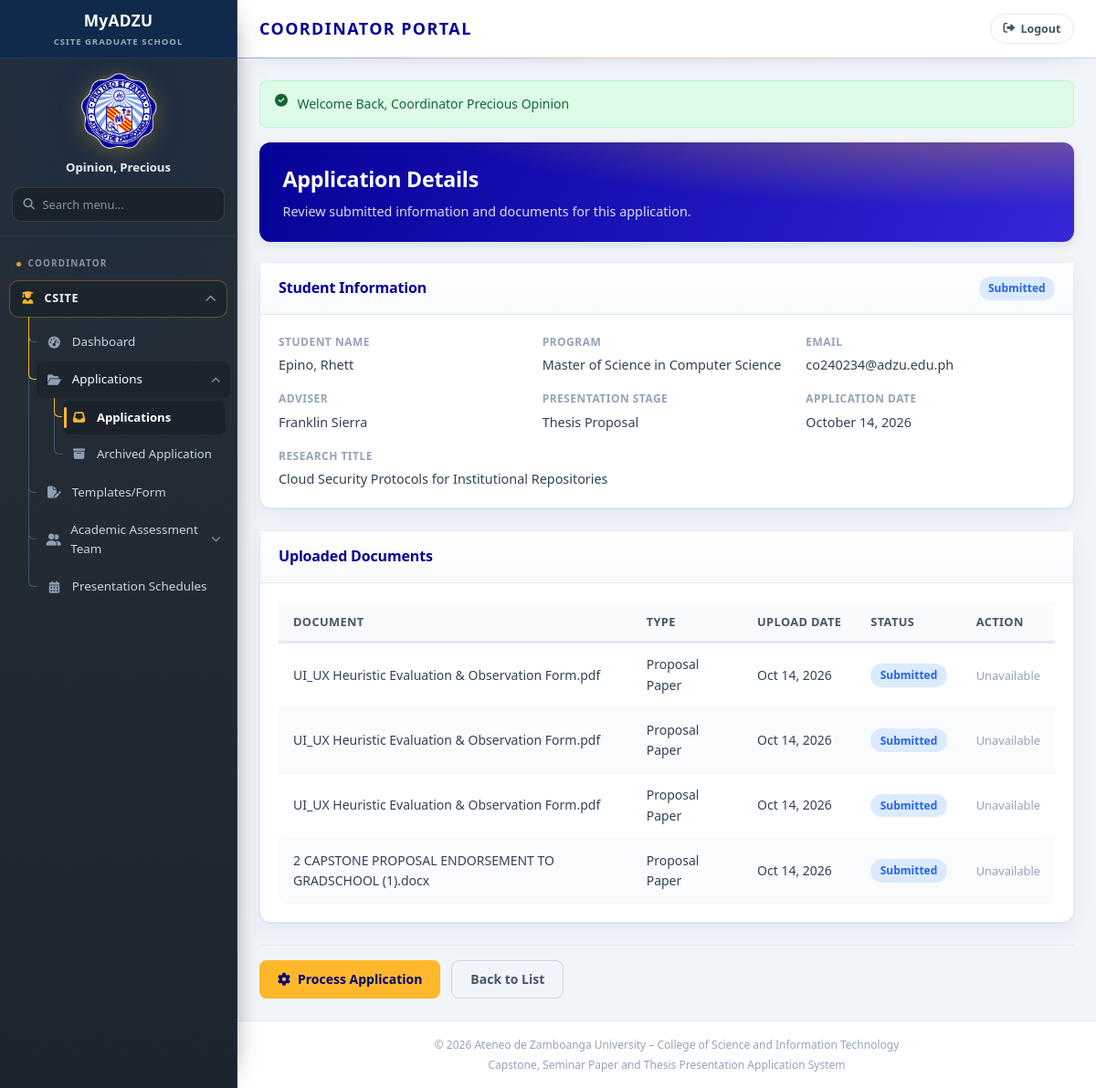
/coordinator/applications/view.php?id=30 (signed in), run on the app's committed database.
### tables this page shows
CREATE TABLE `applications` (
  `application_id` int(11) NOT NULL,
  `user_id` int(11) NOT NULL,
  `presentation_stage` varchar(100) NOT NULL,
  `paper_title` text NOT NULL,
  `status` enum('submitted','under_review','for_payment','payment_recorded','ready_for_presentation','scheduled','approved','requires_revision','completed') DEFAULT 'submitted',
  `coordinator_comment` text DEFAULT NULL,
  `grad_school_endorsed` tinyint(1) NOT NULL DEFAULT 0,
  `payment_recorded` tinyint(1) NOT NULL DEFAULT 0,
  `receipt_number` varchar(100) DEFAULT NULL,
  `payment_date` date DEFAULT NULL,
  `payment_amount` decimal(10,2) DEFAULT NULL,
  `ready_for_presentation` tinyint(1) NOT NULL DEFAULT 0,
  `workflow_state` text DEFAULT NULL,
  `result` varchar(50) DEFAULT NULL,
  `submitted_at` timestamp NOT NULL DEFAULT current_timestamp(),
  `updated_at` timestamp NOT NULL DEFAULT current_timestamp() ON UPDATE current_timestamp(),
  `archived_at` timestamp NULL DEFAULT NULL
);

CREATE TABLE `users` (
  `user_id` int(11) NOT NULL,
  `full_name` varchar(150) NOT NULL,
  `email` varchar(100) NOT NULL,
  `password` varchar(255) NOT NULL,
  `role` enum('student','coordinator','panel','adviser') NOT NULL,
  `created_at` timestamp NOT NULL DEFAULT current_timestamp()
);

CREATE TABLE `students` (
  `student_id` int(11) NOT NULL,
  `user_id` int(11) NOT NULL,
  `first_name` varchar(50) NOT NULL,
  `last_name` varchar(50) NOT NULL,
  `middle_initial` varchar(5) DEFAULT NULL,
  `age` int(11) NOT NULL,
  `gender` varchar(20) NOT NULL,
  `program` varchar(100) NOT NULL,
  `track` enum('thesis','capstone','seminar') NOT NULL,
  `adviser_name` varchar(150) DEFAULT NULL,
  `enrollment_date` date DEFAULT NULL,
  `archived_at` timestamp NULL DEFAULT NULL
);

CREATE TABLE `application_documents` (
  `document_id` int(11) NOT NULL,
  `application_id` int(11) DEFAULT NULL,
  `user_id` int(11) NOT NULL,
  `stage` varchar(100) NOT NULL,
  `document_type` varchar(150) NOT NULL,
  `original_name` varchar(255) NOT NULL,
  `stored_name` varchar(255) NOT NULL,
  `mime_type` varchar(100) DEFAULT NULL,
  `file_size` int(11) NOT NULL DEFAULT 0,
  `status` enum('submitted','verified','incomplete','revision') NOT NULL DEFAULT 'submitted',
  `uploaded_at` timestamp NOT NULL DEFAULT current_timestamp()
);

### includes/config/db.php (called while the page is built, shortened)
<?php
class DB {
    private static $pdo = null;
    public static function getConnection() {
        if (self::$pdo === null) {
            $host = 'localhost';
            $db   = 'csite_grad_school';
            $user = 'root';
            $pass = '';
            $port = '3306';
            $dsn = "mysql:host=$host;port=$port;dbname=$db;charset=utf8mb4";
            try {
                self::$pdo = new PDO($dsn, $user, $pass, [
                    PDO::ATTR_ERRMODE            => PDO::ERRMODE_EXCEPTION,
                    PDO::ATTR_DEFAULT_FETCH_MODE => PDO::FETCH_ASSOC,
                    PDO::ATTR_EMULATE_PREPARES   => false,
                ]);
            } catch (PDOException $e) {
                die("Database Connection Error: " . $e->getMessage());
            }
        }
        return self::$pdo;
    }
}

### includes/config/modules/43-database-bridge.php (called while the page is built, shortened)
<?php
function databaseDocuments(?int $applicationId = null, int $userId = 0, bool $includeUnlinked = true): array {
    try {
        $pdo = DB::getConnection();
        $where = [];
        $params = [];
        if ($applicationId !== null && $applicationId > 0) {
            if ($userId > 0 && $includeUnlinked) {
                $where[] = '(d.application_id = :application_id OR (d.application_id IS NULL AND d.user_id = :user_id))';
                $params['application_id'] = $applicationId;
                $params['user_id'] = $userId;
            } else {
                $where[] = 'd.application_id = :application_id';
                $params['application_id'] = $applicationId;
            }
        } elseif ($userId > 0) {
            $where[] = 'd.user_id = :user_id';
            $params['user_id'] = $userId;
        } else {
            return [];
        }
        $sql = 'SELECT d.document_id, d.application_id, d.user_id, d.stage, d.document_type,
                       d.original_name, d.stored_name, d.mime_type, d.file_size, d.status, d.uploaded_at,
                       u.email AS studentEmail
                FROM application_documents d
                INNER JOIN users u ON u.user_id = d.user_id
                WHERE ' . implode(' AND ', $where) . '
                ORDER BY d.uploaded_at DESC, d.document_id DESC';
        $stmt = $pdo->prepare($sql);
        $stmt->execute($params);
        return array_map(
            static fn($row) => normalizeDatabaseDocument($row, (string) ($row['studentEmail'] ?? '')),
            $stmt->fetchAll()
        );
    } catch (Throwable $e) {
        return [];
    }
}
function uploadStoragePath(array $upload): ?string {
    $stored = basename((string) ($upload['storedFile'] ?? $upload['stored_name'] ?? ''));
    $baseDir = dirname(__DIR__, 3) . DIRECTORY_SEPARATOR . 'storage' . DIRECTORY_SEPARATOR;
    $path = $baseDir . $stored;
    $pathUploads = $baseDir . 'uploads' . DIRECTORY_SEPARATOR . $stored;
    return null;
}
function uploadsForApplication(int $id): array {
    $userId = 0;
    if (class_exists('DB') && $id > 0) {
        try {
            $stmt = DB::getConnection()->prepare('SELECT user_id FROM applications WHERE application_id = :id LIMIT 1');
            $stmt->execute(['id' => $id]);
            $userId = (int) ($stmt->fetchColumn() ?: 0);
        } catch (Throwable $e) {
            $userId = 0;
        }
    }
    $sessionUploads = array_values(array_filter(storeGet('uploads'), static function ($u) use ($id) {
        return (int) ($u['applicationId'] ?? 0) === $id;
    }));
    $dbUploads = databaseDocuments($id, $userId, $userId > 0);
    $merged = [];
    foreach ($dbUploads as $u) {
        $key = (string) ($u['storedFile'] ?? '');
        $merged[] = $u;
    }
    return $merged;
}

### includes/config/modules/25-prototype-store.php (called while the page is built, shortened)
<?php
function storeGet(string $key, array $default = []): array {
    return $_SESSION[$key] ?? $default;
}

### includes/config/modules/41-documents.php (called while the page is built, shortened)
<?php
function normalizeDatabaseDocument(array $row, string $email = ''): array {
    return [
        'id'            => (string) ($row['document_id'] ?? $row['id'] ?? ''),
        'user_id'       => isset($row['user_id']) ? (int) $row['user_id'] : null,
        'applicationId' => isset($row['application_id']) && $row['application_id'] !== null ? (int) $row['application_id'] : null,
        'studentEmail'  => strtolower($email !== '' ? $email : (string) ($row['studentEmail'] ?? $row['email'] ?? '')),
        'fileName'      => (string) ($row['original_name'] ?? $row['fileName'] ?? ''),
        'docType'       => (string) ($row['document_type'] ?? $row['docType'] ?? ''),
        'stage'         => (string) ($row['stage'] ?? ''),
        'size'          => (int) ($row['file_size'] ?? $row['size'] ?? 0),
        'date'          => (string) ($row['uploaded_at'] ?? $row['date'] ?? ''),
        'status'        => (string) ($row['status'] ?? 'submitted'),
        'notes'         => (string) ($row['notes'] ?? ''),
        'storedFile'    => (string) ($row['stored_name'] ?? $row['storedFile'] ?? ''),
        'mimeType'      => (string) ($row['mime_type'] ?? $row['mimeType'] ?? ''),
        'source'        => 'db',
    ];
}

### coordinator/applications/view.php (the view, shortened to what this page needs)
<?php
require_once __DIR__ . '/../../includes/config/db.php';
if (!isset($pdo) || !($pdo instanceof PDO)) {
    try {
        $dbHost = defined('DB_HOST') ? DB_HOST : 'localhost';
        $dbUser = defined('DB_USER') ? DB_USER : 'root';
        $dbPass = defined('DB_PASS') ? DB_PASS : '';
        $dbName = defined('DB_NAME') ? DB_NAME : 'csite_grad_school';
        $pdo = new PDO("mysql:host={$dbHost};dbname={$dbName};charset=utf8mb4", $dbUser, $dbPass, [
            PDO::ATTR_ERRMODE => PDO::ERRMODE_EXCEPTION,
            PDO::ATTR_DEFAULT_FETCH_MODE => PDO::FETCH_ASSOC,
        ]);
    } catch (PDOException $e) {
        $pdo = null;
    }
}
$appId = (int) ($_GET['id'] ?? 0);
$app = null;
if ($pdo && $appId > 0) {
    try {
        $stmt = $pdo->prepare("
            SELECT
                a.application_id AS id,
                COALESCE(
                    NULLIF(TRIM(CONCAT(s.last_name, ', ', s.first_name, IF(s.middle_initial IS NULL OR TRIM(REPLACE(s.middle_initial, '.', '')) = '', '', CONCAT(' ', TRIM(REPLACE(s.middle_initial, '.', '')))))), ''),
                    u.full_name
                ) AS student,
                u.email AS studentEmail,
                COALESCE(s.program, 'Graduate Program') AS program,
                s.adviser_name AS adviser,
                a.presentation_stage AS stage,
                a.paper_title AS title,
                a.submitted_at AS date,
                a.status
            FROM applications a
            JOIN users u ON u.user_id = a.user_id
            LEFT JOIN students s ON s.user_id = u.user_id
            WHERE a.application_id = :id
            LIMIT 1
        ");
        $stmt->execute([':id' => $appId]);
        $app = $stmt->fetch();
    } catch (PDOException $e) {
        $app = null;
    }
}
$uploads = ($app && function_exists('uploadsForApplication')) ? uploadsForApplication((int) $app['id']) : [];
require_once __DIR__ . '/../../includes/layout/header.php';
?>
<div class="page-header page-banner">
    <h2>Application Details</h2>
    <p>Review submitted information and documents for this application.</p>
</div>
<?php if (!$app): ?>
<div class="alert alert-warning"><i class="fas fa-info-circle"></i> No application selected.</div>
<?php else: ?>
<div class="card">
    <div class="card-header">
        <h3>Student Information</h3>
        <?= statusBadge($app['status']) ?>
    </div>
    <div class="card-body">
        <div class="detail-grid">
            <div class="detail-item"><label>Student Name</label><span><?= htmlspecialchars($app['student']) ?></span></div>
            <div class="detail-item"><label>Program</label><span><?= htmlspecialchars(PROGRAMS[$app['program']] ?? $app['program']) ?></span></div>
            <div class="detail-item"><label>Email</label><span><?= htmlspecialchars($app['studentEmail'] ?? '—') ?></span></div>
            <div class="detail-item"><label>Adviser</label><span><?= htmlspecialchars(!empty($app['adviser']) ? $app['adviser'] : ($student['adviser'] ?? '—')) ?></span></div>
            <div class="detail-item"><label>Presentation Stage</label><span><?= htmlspecialchars($app['stage']) ?></span></div>
            <div class="detail-item"><label>Application Date</label><span><?= date('F d, Y', strtotime($app['date'])) ?></span></div>
            <div class="detail-item" style="grid-column:1/-1;"><label>Research Title</label><span><?= htmlspecialchars($app['title']) ?></span></div>
        </div>
    </div>
</div>
<div class="card">
    <div class="card-header"><h3>Uploaded Documents</h3></div>
    <div class="card-body">
        <div class="table-responsive">
            <table class="data-table">
                <thead>
                    <tr><th>Document</th><th>Type</th><th>Upload Date</th><th>Status</th><th>Action</th></tr>
                </thead>
                <tbody>
                    <?php foreach ($uploads as $doc): ?>
                    <tr>
                        <td><?= htmlspecialchars($doc['fileName']) ?></td>
                        <td><?= htmlspecialchars($doc['docType']) ?></td>
                        <td><?= date('M d, Y', strtotime($doc['date'])) ?></td>
                        <td><?= statusBadge($doc['status']) ?></td>
                        <td>
                            <?php if (function_exists('uploadStoragePath') && uploadStoragePath($doc)): ?>
                                <a class="btn btn-sm btn-outline" href="<?= url('coordinator/view_document.php?id=' . urlencode($doc['id']) . '&mode=view') ?>" target="_blank" style="margin-right:0.25rem;"><i class="fas fa-eye"></i> View</a>
                                <a class="btn btn-sm btn-outline" href="<?= url('coordinator/download.php?id=' . urlencode($doc['id'])) ?>"><i class="fas fa-download"></i> Download</a>
                            <?php else: ?>
                                <span style="color:var(--gray-400);font-size:.8rem;">Unavailable</span>
                            <?php endif; ?>
                        </td>
                    </tr>
                    <?php endforeach; ?>
                </tbody>
            </table>
        </div>
    </div>
</div>
<div class="form-actions no-print">
    <a href="<?= url('coordinator/applications/process.php?id=' . $app['id']) ?>" class="btn btn-primary"><i class="fas fa-cog"></i> Process Application</a>
    <a href="<?= url('coordinator/applications/manage.php') ?>" class="btn btn-outline">Back to List</a>
</div>
<?php endif; ?>
<?php require_once __DIR__ . '/../../includes/layout/footer.php'; ?>

### includes/config/modules/10-ui-and-urls.php (shortened to what this page needs)
<?php
function statusBadge(string $status): string {
    $info = STATUSES[$status] ?? ['label' => ucfirst($status), 'class' => 'status-pending'];
    return '<span class="status-badge ' . $info['class'] . '">' . htmlspecialchars($info['label']) . '</span>';
}
function url(string $path): string {
    return BASE_URL . '/' . ltrim($path, '/');
}

### data on the page
applications: status "Submitted", user.email "co240234@adzu.edu.ph", students.adviser_name "Franklin Sierra", presentation_stage "Thesis Proposal", submitted_at "October 14, 2026", paper_title "Cloud Security Protocols for Institutional Repositories"
application_documents: original_name "UI_UX Heuristic Evaluation & Observation Form.pdf", document_type "Proposal Paper", uploaded_at "Oct 14, 2026", status "Submitted"
application_documents: original_name "UI_UX Heuristic Evaluation & Observation Form.pdf", document_type "Proposal Paper", uploaded_at "Oct 14, 2026", status "Submitted"
application_documents: original_name "UI_UX Heuristic Evaluation & Observation Form.pdf", document_type "Proposal Paper", uploaded_at "Oct 14, 2026", status "Submitted"
application_documents: original_name "2 CAPSTONE PROPOSAL ENDORSEMENT TO GRADSCHOOL (1).docx", document_type "Proposal Paper", uploaded_at "Oct 14, 2026", status "Submitted"

### other printed values
$userName "Opinion, Precious"
$item['label'] "Dashboard"
$item['label'] "Applications"
$sub['label'] "Applications"
$sub['label'] "Archived Application"
$item['label'] "Templates/Form"
$item['label'] "Academic Assessment Team"
$item['label'] "Presentation Schedules"
$flash['message'] "Welcome Back, Coordinator Precious Opinion"
$app['student'] "Epino, Rhett"
PROGRAMS[$app['program']] "Master of Science in Computer Science"
SITE_TAGLINE "Capstone, Seminar Paper and Thesis Presentation Application System"
